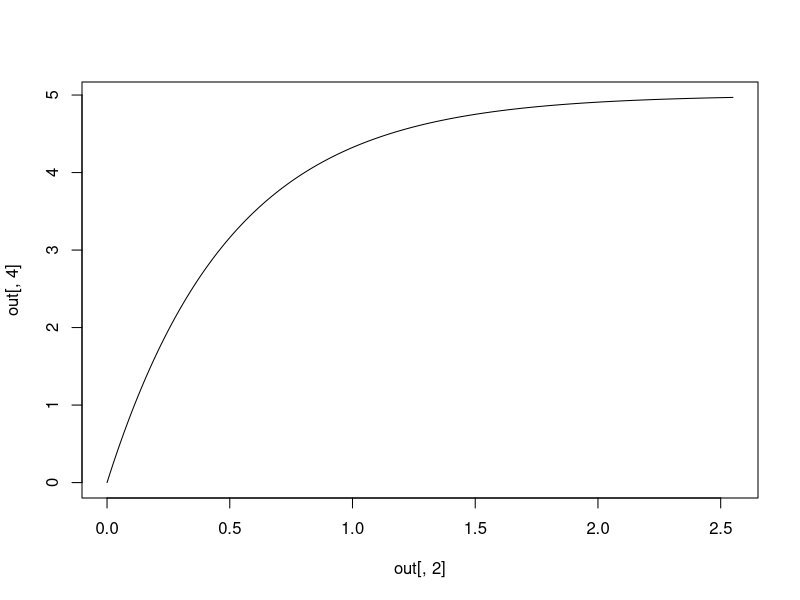

Reproduce this figure in R.
library(deSolve)

v <- 34 / 60

# the forcing functions; rule = 2 avoids NaNs in interpolation
Speed <- approxfun(x = c(0,1,100), y = c(0,v,v), method = "linear", rule = 2)


model <- function(time, y, params) {
  with(as.list(c(y, params)), {
    v = Speed(time)

    dx = v
    dz = v -((sigma_0 * abs(v)) / F_c) * z

    #F = sigma_0 * z + sigma_1 * dz + sigma_2 * v
    F = sigma_0 * z + F_v*v


    list(c(dx, dz), F = F, v = v)
  })
}

yini <- c(
  x = 0,
  z = 0
)

params <- c(
  F_c = 5,
  F_v = 0,
  sigma_0 = 10
)


steps <- seq(0, 5, 0.002)

out <- lsodar(yini, steps, model, params)
out

plot(out[,2], out[,4], type = 'l')
